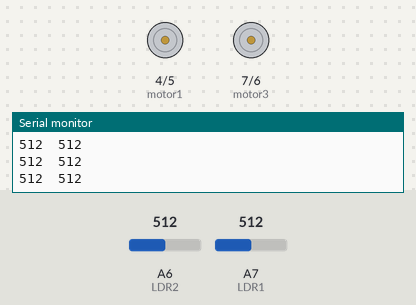
Recording of a sketch running on a simulated Arduino Nano, built with avr-gcc and run on an emulated ATmega328P. Shown: motor-driver pin pairs drawn as motors (green arrow = first pin HIGH = forward, orange = second pin HIGH = backward, longer = more drive, scaled by the enable pin), the last lines printed to the serial monitor. Inputs (shaded band) come from the test bench; at power-on: A7 (LDR1) = 512, A6 (LDR2) = 512.

Above: at 1.2 s.
1.3 s: A7 (LDR1) set to 589
4.3 s: A7 (LDR1) set to 608
At 5.3 s:
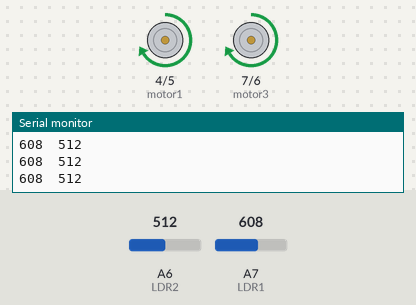
5.8 s: A7 (LDR1) set to 590
At 6.4 s:
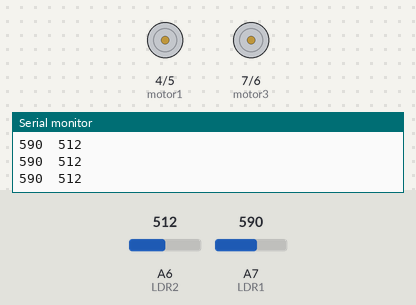
7.3 s: A7 (LDR1) set to 610
At 7.7 s:
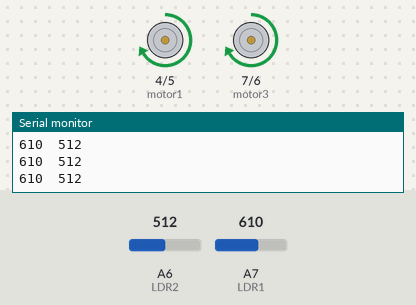
Timing chart, 0 to 9.8 s (numbered marks = the images above; inputs shaded):
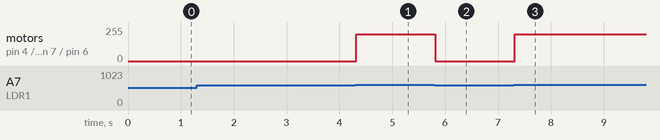

Measured:
- the behaviour switches between 599 and 600 on A7 (LDR1) (found by bisection; images 0 and 1)
- after the input at 4.3 s, motor on pin 4 (motor1) / pin 5 (motor2), motor on pin 7 (motor3) / pin 6 (motor4): stopped → forward 200/255 at once
- after the input at 5.8 s, motor on pin 4 (motor1) / pin 5 (motor2), motor on pin 7 (motor3) / pin 6 (motor4): forward 200/255 → stopped at once
- after the input at 7.3 s, motor on pin 4 (motor1) / pin 5 (motor2), motor on pin 7 (motor3) / pin 6 (motor4): stopped → forward 200/255 at once

The sketch:

4_LIGHT_FOLLOWER_ROBOT.ino
```cpp
int LDR1 = A7, LDR2 = A6;
int motor1 = 4,motor2 = 5,motor3 = 7,motor4 = 6;
int enA = 10, enB = 9;
int sensorValue1 = 0, sensorValue2 = 0;

void setup() {
 pinMode(LDR1, INPUT);
 pinMode(LDR2, INPUT);

 pinMode(motor1, OUTPUT);
 pinMode(motor2, OUTPUT);
 pinMode(motor3, OUTPUT);
 pinMode(motor4, OUTPUT);

 pinMode(enA, OUTPUT);
 pinMode(enB, OUTPUT);
 analogWrite(enA, 200);
 analogWrite(enB, 200);

 Serial.begin(9600);
}
void loop(){
int sensorValue1 = analogRead(LDR1);
int sensorValue2 = analogRead(LDR2);
Serial.print(sensorValue1);
Serial.print("\t");
Serial.println(sensorValue2);
if(sensorValue1>=600&&sensorValue2>=400&&sensorValue2<=700)
 {
 digitalWrite(motor1,HIGH);
 digitalWrite(motor2,LOW);
 digitalWrite(motor3,HIGH);
 digitalWrite(motor4,LOW);
 }
 else if(sensorValue1>=700 && sensorValue2 >= 500)
 {
 digitalWrite(motor1,LOW);
 digitalWrite(motor2,LOW);
 digitalWrite(motor3,HIGH);
 digitalWrite(motor4,LOW);
 }
 else if(sensorValue1>=800 && sensorValue2 <= 300)
 {
 digitalWrite(motor1,HIGH);
 digitalWrite(motor2,LOW);
 digitalWrite(motor3,LOW);
 digitalWrite(motor4,LOW);
 }
 else
 {
 digitalWrite(motor1,LOW);
 digitalWrite(motor2,LOW);
 digitalWrite(motor3,LOW);
 digitalWrite(motor4,LOW);
 }
}
```
